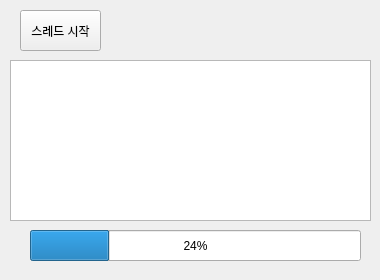
<?xml version="1.0" encoding="UTF-8"?>
<ui version="4.0">
 <class>Form</class>
 <widget class="QWidget" name="Form">
  <property name="geometry">
   <rect>
    <x>0</x>
    <y>0</y>
    <width>380</width>
    <height>280</height>
   </rect>
  </property>
  <property name="minimumSize">
   <size>
    <width>380</width>
    <height>280</height>
   </size>
  </property>
  <property name="maximumSize">
   <size>
    <width>380</width>
    <height>280</height>
   </size>
  </property>
  <property name="windowTitle">
   <string>스레드 테스트</string>
  </property>
  <widget class="QPushButton" name="btnStart">
   <property name="geometry">
    <rect>
     <x>20</x>
     <y>10</y>
     <width>81</width>
     <height>41</height>
    </rect>
   </property>
   <property name="text">
    <string>스레드 시작</string>
   </property>
  </widget>
  <widget class="QTextBrowser" name="txbLog">
   <property name="geometry">
    <rect>
     <x>10</x>
     <y>60</y>
     <width>361</width>
     <height>161</height>
    </rect>
   </property>
  </widget>
  <widget class="QProgressBar" name="pgbTask">
   <property name="geometry">
    <rect>
     <x>30</x>
     <y>230</y>
     <width>331</width>
     <height>31</height>
    </rect>
   </property>
   <property name="value">
    <number>24</number>
   </property>
  </widget>
 </widget>
 <resources/>
 <connections/>
</ui>
